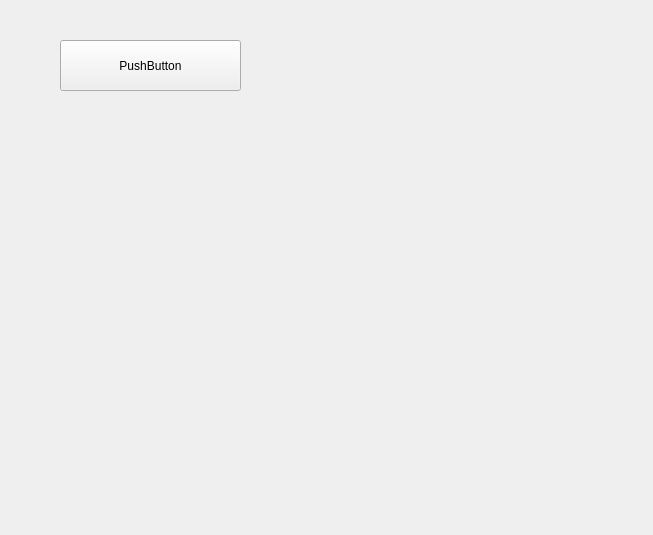
<?xml version="1.0" encoding="UTF-8"?>
<ui version="4.0">
 <class>Form_ampsOperationAllQtGUI</class>
 <widget class="QWidget" name="Form_ampsOperationAllQtGUI">
  <property name="geometry">
   <rect>
    <x>0</x>
    <y>0</y>
    <width>653</width>
    <height>535</height>
   </rect>
  </property>
  <property name="windowTitle">
   <string>Form</string>
  </property>
  <widget class="QPushButton" name="pushButton">
   <property name="geometry">
    <rect>
     <x>60</x>
     <y>40</y>
     <width>181</width>
     <height>51</height>
    </rect>
   </property>
   <property name="text">
    <string>PushButton</string>
   </property>
  </widget>
 </widget>
 <resources/>
 <connections/>
</ui>
